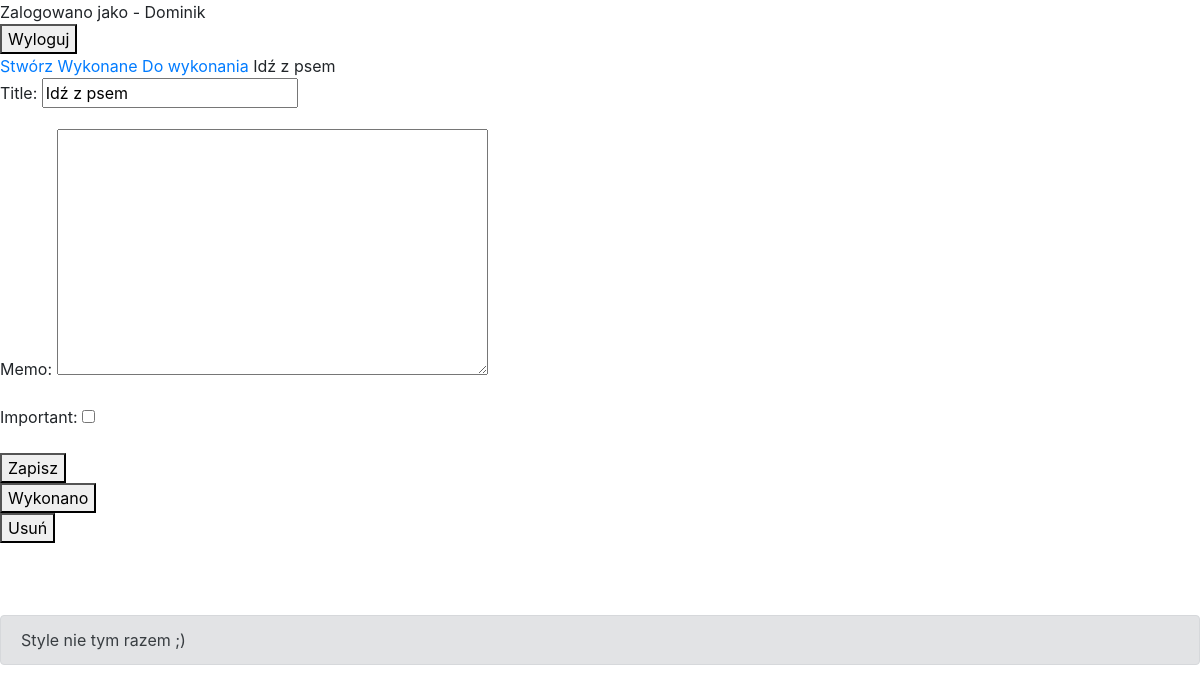
The app's page /todo/2 (signed in), older data.
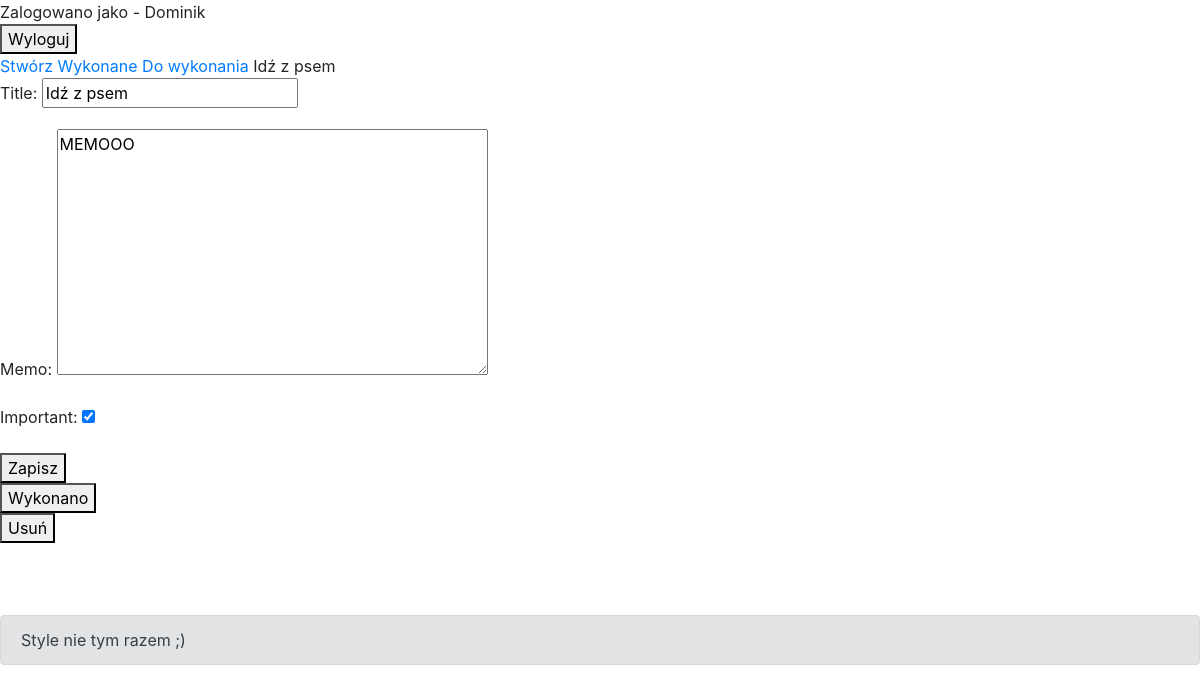
The same page, newer data.
### todo/models.py (models this page shows, shortened)
class Todo(models.Model):
    title = models.CharField(max_length=128)
    memo = models.TextField(blank=True)
    created = models.DateTimeField(auto_now_add=True)
    datecompleted = models.DateTimeField(null=True, blank=True)
    important = models.BooleanField(default=False)
    user = models.ForeignKey(User, on_delete=models.CASCADE)

### todo/views.py (the view, shortened to what this page needs)
# urls.py: path('todo/<int:todo_pk>', views.viewtodo, name='viewtodo'),
@login_required
def viewtodo(request, todo_pk):
    todo = get_object_or_404(Todo, pk=todo_pk, user=request.user)
    if request.method == 'GET':
        form = TodoForm(instance=todo)
        tododone = todo.datecompleted
        context = {
            'todo': todo,
            'form': form,
            'tododone': tododone,
        }
        return render(request, 'todo/viewtodo.html', context)

### todo/templates/todo/viewtodo.html (shortened to what this page needs)
{% extends 'todo/base.html' %}
{% block content %}
    {{ todo.title }}
    <form method="POST">
        {{ form.as_p }}
        <button type="submit">Zapisz</button>
    </form>
    {% if tododone %}
        <form method="POST" action="{% url 'returntodo' todo.id %}">
            {% csrf_token %}
            <button type="submit">Cofnij</button>
        </form>
    {% else %}
        <form method="POST" action="{% url 'completetodo' todo.id %}">
            <button type="submit">Wykonano</button>
        </form>
    {% endif %}
    <form method="POST" action="{% url 'deletetodo' todo.id %}">
        <button type="submit">Usuń</button>
    </form>
{% endblock %}

Row changes from the older to the newer data that the page shows:
changed Todo "Idź z psem": memo (not shown) → "MEMOOO"; important "☐" → "☑"
